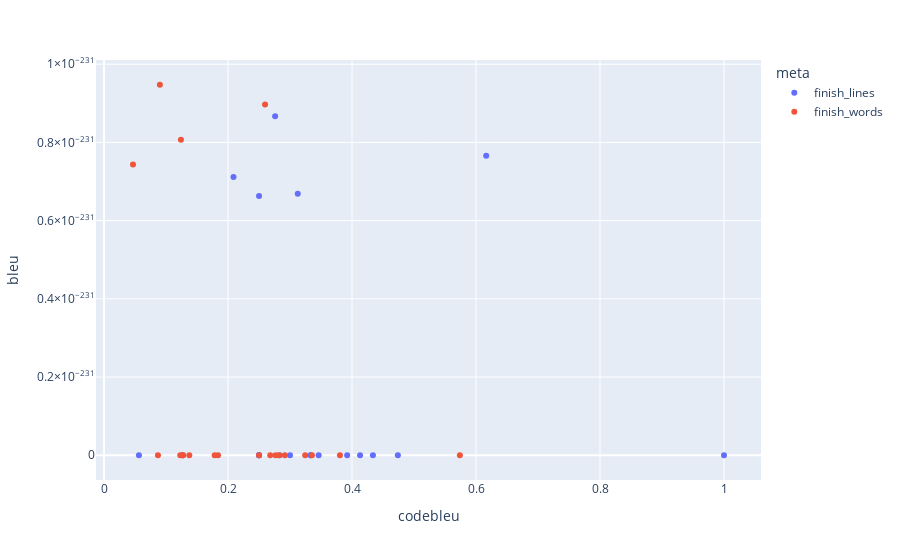

The code cell stored with this chart in its notebook:
### Code cell
px.scatter(df, x='codebleu', y='bleu', color='meta')

### Figure 1 — Plotly figure (JSON) as saved in the notebook; plotly's stock layout.template omitted (floating-point values rounded to 4 significant figures)
{"data": [{"hovertemplate": "meta=finish_lines<br>codebleu=%{x}<br>bleu=%{y}<extra></extra>", "legendgroup": "finish_lines", "marker": {"color": "#636efa", "symbol": "circle"}, "mode": "markers", "name": "finish_lines", "orientation": "v", "showlegend": true, "type": "scatter", "x": [0.413, 0.3461, 0.3, 0.25, 0.2088, 0.2833, 0.2759, 1, 0.4337, 0.6164, 0.3333, 0.25, 0.05625, 0.3333, 0.25, 0.4739, 0.25, 0.1263, 0.3922, 0.3125], "xaxis": "x", "y": [0, 0, 0, 0, 7.114e-232, 0, 8.67e-232, 0, 0, 7.66e-232, 0, 0, 0, 0, 6.63e-232, 0, 0, 0, 0, 6.69e-232], "yaxis": "y"}, {"hovertemplate": "meta=finish_words<br>codebleu=%{x}<br>bleu=%{y}<extra></extra>", "legendgroup": "finish_words", "marker": {"color": "#EF553B", "symbol": "circle"}, "mode": "markers", "name": "finish_words", "orientation": "v", "showlegend": true, "type": "scatter", "x": [0.0467, 0.2681, 0.25, 0.08695, 0.3244, 0.1375, 0.2819, 0.3353, 0.2768, 0.1838, 0.574, 0.1275, 0.1784, 0.2597, 0.1269, 0.1229, 0.2917, 0.3804, 0.124, 0.09007], "xaxis": "x", "y": [7.438e-232, 0, 0, 0, 0, 0, 0, 0, 0, 0, 0, 0, 0, 8.972e-232, 0, 0, 0, 0, 8.068e-232, 9.475e-232], "yaxis": "y"}], "layout": {"legend": {"title": {"text": "meta"}, "tracegroupgap": 0}, "margin": {"t": 60}, "xaxis": {"anchor": "y", "domain": [0, 1], "title": {"text": "codebleu"}}, "yaxis": {"anchor": "x", "domain": [0, 1], "title": {"text": "bleu"}}}}
